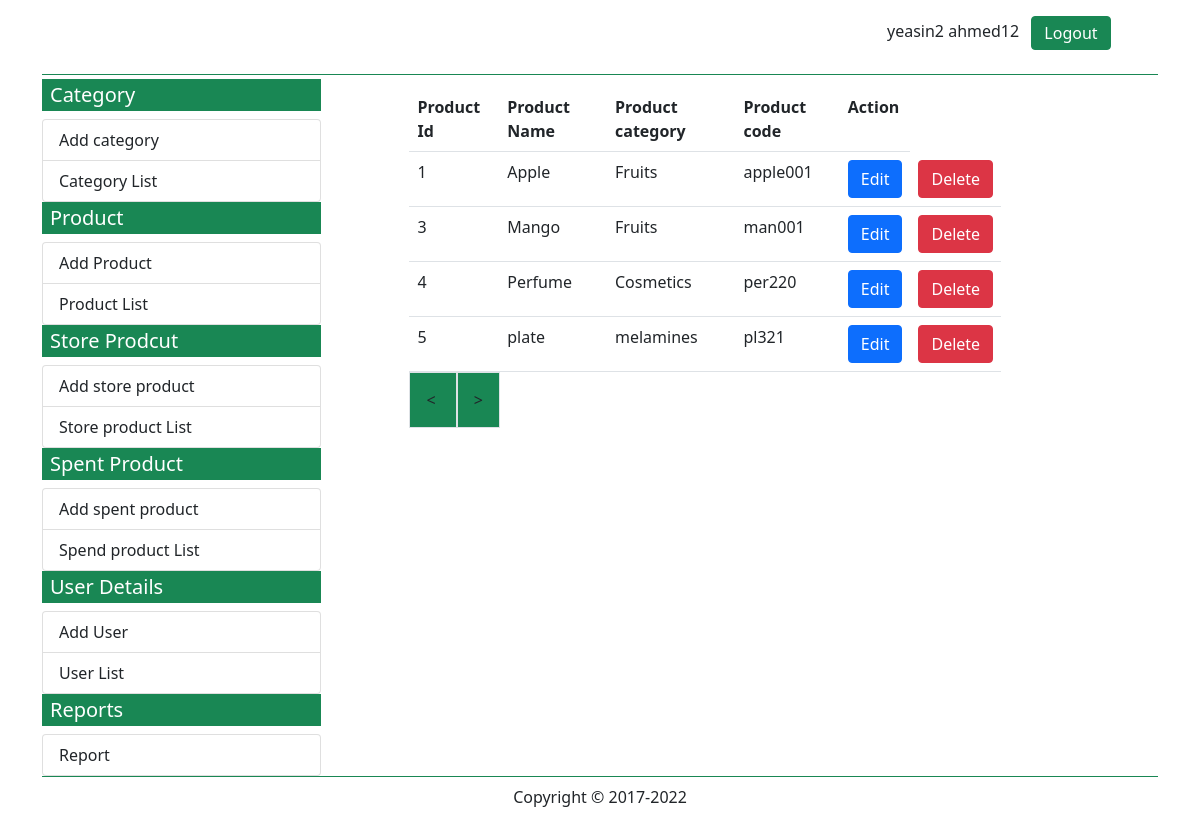
The app's page /list_of_product.php (signed in), older data.
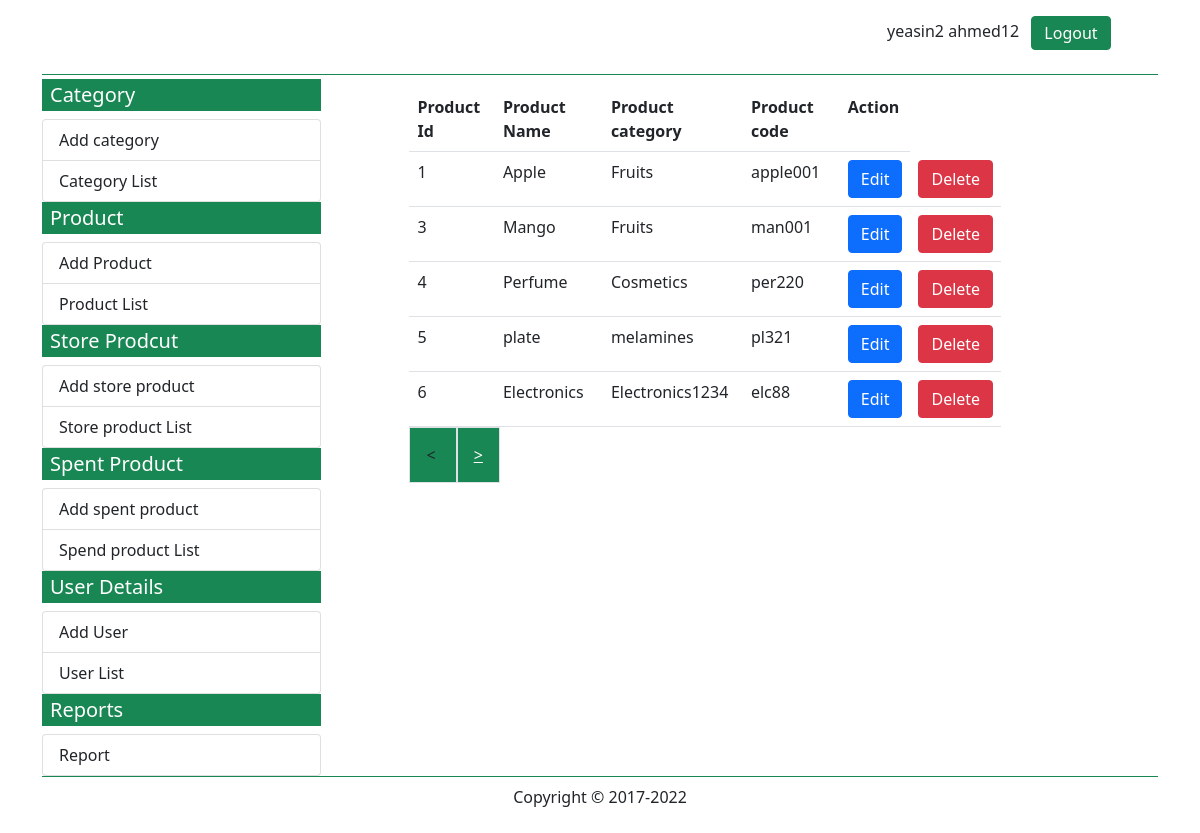
The same page, newer data.
### tables this page shows
CREATE TABLE `product` (
  `product_id` int(11) NOT NULL,
  `product_name` varchar(20) NOT NULL,
  `product_category` int(5) NOT NULL,
  `product_code` varchar(10) NOT NULL,
  `product_entrydate` varchar(10) NOT NULL
);

### list_of_product.php (the view, shortened to what this page needs)
<?php
include('database.php');
$user_first_name = $_SESSION['user_first_name'] ;
$user_last_name = $_SESSION['user_last_name'] ;
?>
<?php
$sql1 ="SELECT * FROM category";
$query1 = mysqli_query($conn, $sql1);
$category_list = array();
while($data = mysqli_fetch_assoc($query1)){
    $category_id = $data['category_id'];
    $category_name = $data['category_name'];
    $category_list[$category_id] = $category_name;
}
?>
<!DOCTYPE html>
<html lang="en">
<head>
    <link rel="stylesheet" href="css/all.min.css">
    <link rel="stylesheet" href="css/fontawesome.min.css">
    <link rel="stylesheet" href="css/custom.css">
    <link href="https://cdn.jsdelivr.net/npm/bootstrap@5.0.2/dist/css/bootstrap.min.css" rel="stylesheet">
</head>
<body>
<?php
    if(!empty($user_first_name) && !empty($user_last_name)){
?>
<div class="container">
        <div class="container-fluid border-bottom border-success mb-0">
                    <?php include('topbar.php'); ?>
        </div>
        <div class="container-fluid mt-1">
            <div class="row">
                <div class="col-md-3 p-0 m-0 border-end-0">
                    <?php include('leftbar.php'); ?>
                </div>
                <div class="col-md-9">
                <div class="row p-2">
                    <div class="col-md-1"></div>
                    <div class="col-md-9">
                    <?php
        $sql1 = "SELECT * FROM product";
        $query1 = mysqli_query($conn, $sql1);
        $num_rows = mysqli_num_rows($query1);
        $divide_num_rows = ($num_rows/5) + 1;
        if(isset($_GET['pageno'])){
            $getpageno = $_GET['pageno'];
            $offset = ($getpageno - 1)*5;
            $getpageno_increment = $getpageno + 1;
            $getpageno_decrement = $getpageno -1 ;
        }else{
            $offset = 0;
            $getpageno_increment = 2;
            $getpageno_decrement = 0;
        }
    $sql = "SELECT * FROM `product` LIMIT 5 OFFSET $offset";
    $query = mysqli_query($conn, $sql);
    echo "<table class='table'><tr><th>Product Id</th><th>Product Name</th>
                    <th>Product category</th><th>Product code</th><th>Action</th></tr>";
    while($data = mysqli_fetch_assoc($query)){
        $product_id = $data['product_id'];
        $product_name = $data['product_name'];
        $product_category = $data['product_category'];
        $product_code = $data['product_code'];
        echo "<tr><td>$product_id</td>
        <td>$product_name</td>
        <td>$category_list[$product_category]</td>
        <td>$product_code</td>
        <td><a href='edit_product.php?id=$product_id' class='btn btn-primary'> Edit </a></td>
        <td><a href='list_of_product.php?deleteid=$product_id' class='btn btn-danger btn-del'>Delete</a></td></tr>";
    }
    echo "</table>";
}else{
    header('location:login.php');
}
?>
<?php
if($getpageno_decrement == 0){
    echo "<span class='bg-success border round p-3'> < </span>";
}else{
echo "<span class='bg-success border round p-3'>
<a href='list_of_product.php?pageno= $getpageno_decrement ' class='text-white'> < </a> </span>";
}
?>
<?php
if($getpageno_increment > $divide_num_rows){
    echo "<span class='bg-success border round p-3'> > </span>";
}else{
echo "<span class='bg-success border round p-3'>
<a href='list_of_product.php?pageno=$getpageno_increment' class='text-white'> > </a></span>";
}
?>
                    </div>
                    <div class="col-md-2"></div>
                </div>
                </div>
            </div>
        </div>
        <div class="container-fluid border-top border-success">
          <?php include('bottombar.php'); ?>
        </div>
    </div>
</body>
</html>

### topbar.php (shortened to what this page needs)
<div class="row p-2">
    <div class="col-md-9">
    </div>
    <div class="col-md-3">
        <p class="pt-2"><?php echo $user_first_name.' '.$user_last_name;  ?>
            <a href="logout.php" class="tex-white text-decoration-none btn btn-success py-1 m-0 ms-2">
                Logout
            </a>
        </p>
    </div>
</div>

### leftbar.php
<h5 class="bg-success text-white px-2 py-1">Category</h5>
                    <ul class="list-group">
                        <li class="list-group-item"><a href="add_category.php" class="text-dark text-decoration-none">Add category</a></li>
                        <li class="list-group-item"><a href="list_of_category.php" class="text-dark text-decoration-none">Category List</a></li>
                    </ul>
                    <h5 class="bg-success text-white px-2 py-1">Product</h5>
                    <ul class="list-group">
                        <li class="list-group-item"><a href="add_product.php" class="text-dark text-decoration-none">Add Product</a></li>
                        <li class="list-group-item"><a href="list_of_product.php" class="text-dark text-decoration-none">Product List</a></li>
                    </ul>
                    <h5 class="bg-success text-white px-2 py-1">Store Prodcut</h5>
                    <ul class="list-group">
                        <li class="list-group-item"><a href="add_store_product.php" class="text-dark text-decoration-none">Add store product</a></li>
                        <li class="list-group-item"><a href="list_of_entry_product.php" class="text-dark text-decoration-none">Store product List</a></li>
                    </ul>
                    <h5 class="bg-success text-white px-2 py-1">Spent Product</h5>
                    <ul class="list-group">
                        <li class="list-group-item"><a href="add_spend_product.php" class="text-dark text-decoration-none">Add spent product</a></li>
                        <li class="list-group-item"><a href="list_of_spend_product.php" class="text-dark text-decoration-none">Spend product List</a></li>
                    </ul>
                    <h5 class="bg-success text-white px-2 py-1">User Details</h5>
                    <ul class="list-group">
                        <li class="list-group-item"><a href="add_user.php" class="text-dark text-decoration-none">Add User</a></li>
                        <li class="list-group-item"><a href="list_of_user.php" class="text-dark text-decoration-none">User List</a></li>
                    </ul>
                    <h5 class="bg-success text-white px-2 py-1">Reports</h5>
                    <ul class="list-group">
                        <li class="list-group-item"><a href="report.php" class="text-dark text-decoration-none">Report</a></li>
                    </ul>

### bottombar.php
<p class="text-center p-2">Copyright &copy; 2017-<?php echo date("Y"); ?></p>

Row changes from the older to the newer data that the page shows:
added product: product_id "6", product_name "Electronics", product_category "Electronics1234", product_code "elc88"
